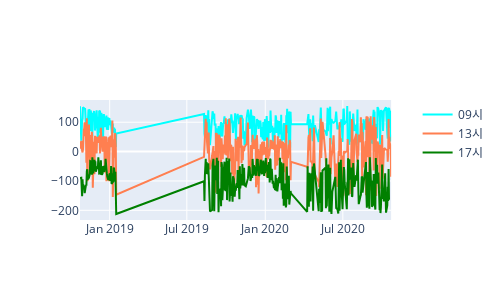

Notebook source saved alongside this figure:
### Code cell
diff1_plotly() ## 밝은 날만 가져와서,,

### Figure 1 — Plotly figure (JSON) as saved in the notebook; plotly's stock layout.template omitted (floating-point values rounded to 4 significant figures; data arrays with more than 128 entries replaced by an {"elided": "..."} marker saying what was removed)
{"data": [{"line": {"color": "aqua"}, "mode": "lines", "name": "09시", "type": "scatter", "x": {"elided": "383 str values"}, "xaxis": "x", "y": {"elided": "383 float values"}, "yaxis": "y"}, {"line": {"color": "coral"}, "mode": "lines", "name": "13시", "type": "scatter", "x": {"elided": "383 str values"}, "xaxis": "x", "y": {"elided": "384 float values"}, "yaxis": "y"}, {"line": {"color": "green"}, "mode": "lines", "name": "17시", "type": "scatter", "x": {"elided": "383 str values"}, "xaxis": "x", "y": {"elided": "378 float values"}, "yaxis": "y"}], "layout": {"height": 300, "width": 500, "xaxis": {"anchor": "y", "domain": [0, 0.94]}, "yaxis": {"anchor": "x", "domain": [0, 1]}, "yaxis2": {"anchor": "x", "overlaying": "y", "side": "right"}}}
